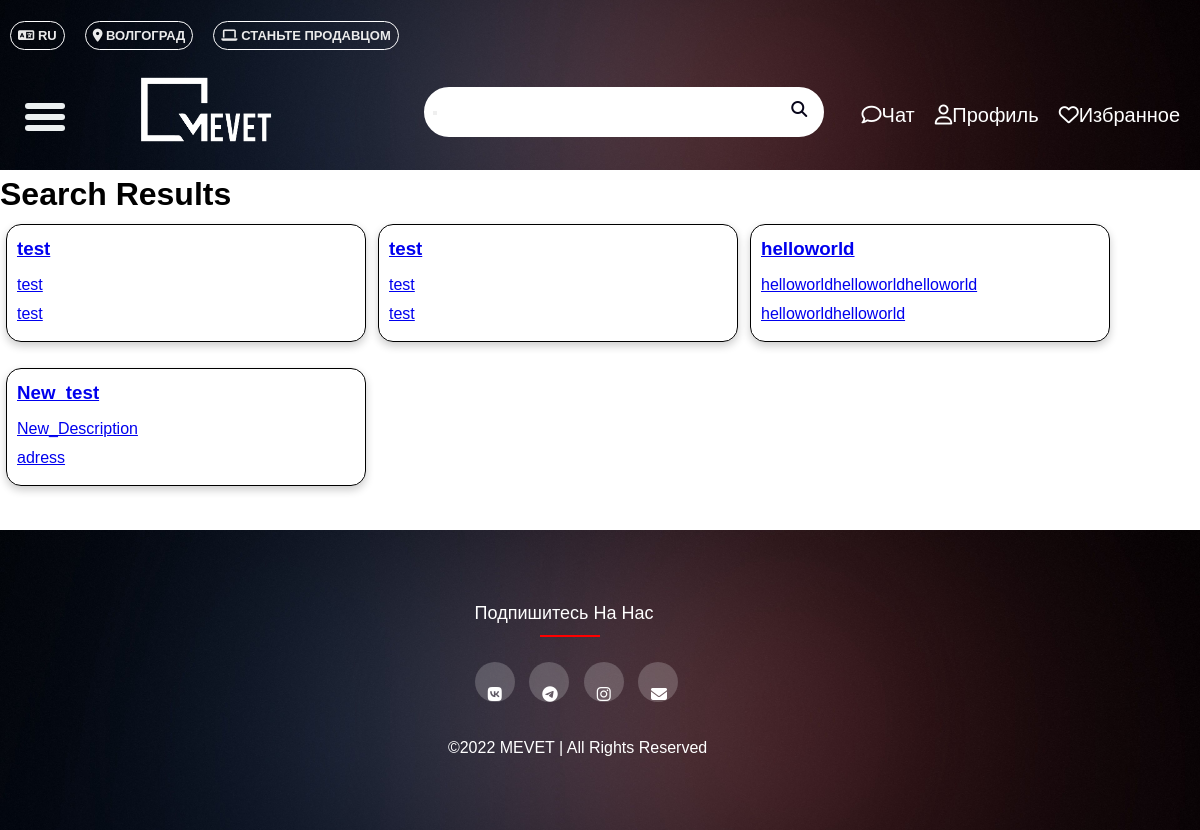
The page /search/ on the database as committed earlier.
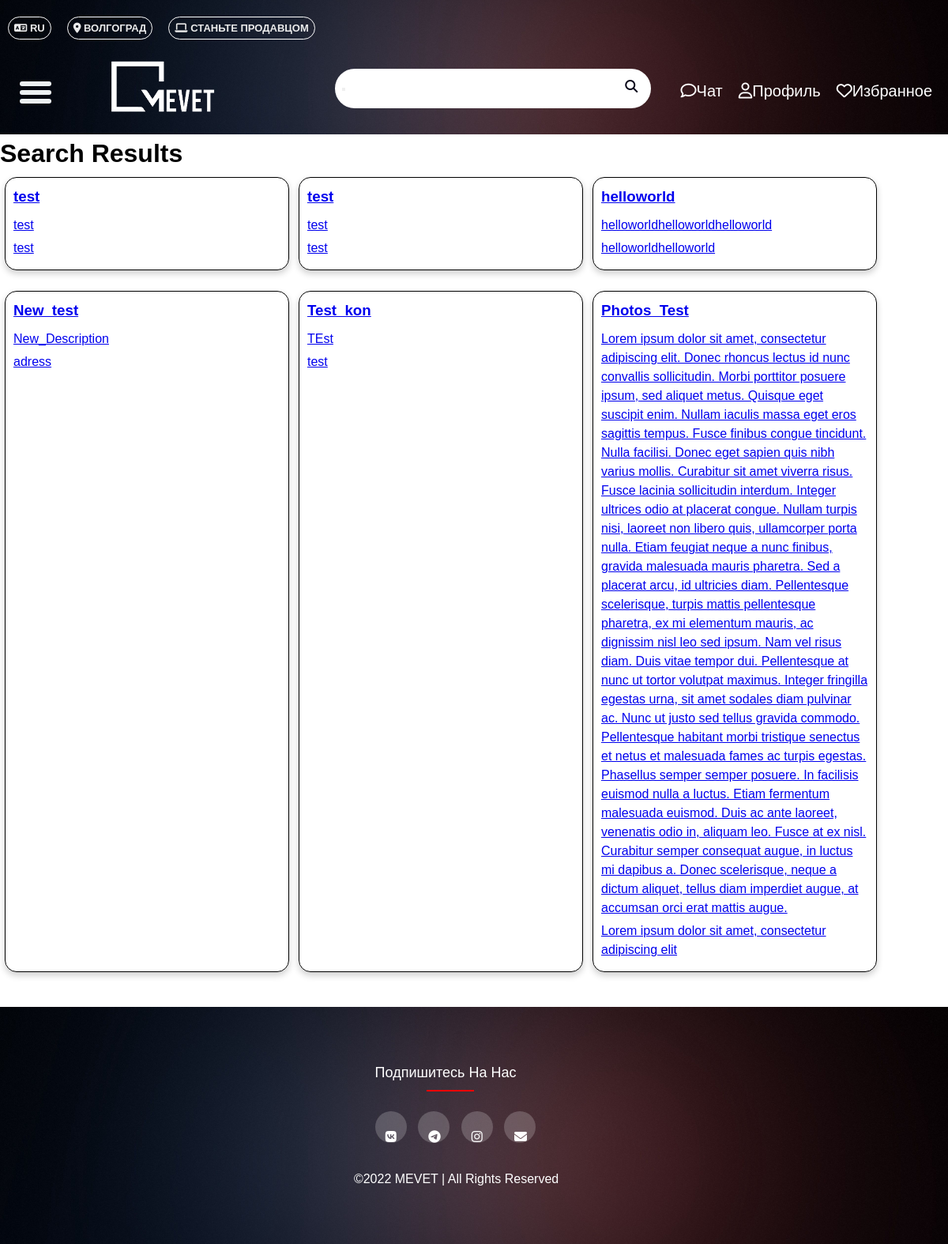
The same page on the database as committed later.
### rental_ads/models.py (models this page shows, shortened)
class Rental(models.Model):
    category = models.ForeignKey(Category, on_delete=models.CASCADE)
    title = models.CharField(max_length=200)
    description = models.TextField()
    address = models.CharField(max_length=200)
    price = models.DecimalField(max_digits=10, decimal_places=2)
    contact = models.CharField(max_length=100)
    created_at = models.DateTimeField(auto_now_add=True)
    updated_at = models.DateTimeField(auto_now=True)
    main_image = models.ImageField(upload_to=rental_main_image_upload_path, blank=True, null=True)
    class Meta:
        verbose_name = "Rental"
        verbose_name_plural = "Rentals"

### rental_ads/views.py (the view)
# urls.py: path('search/', views.rental_search, name='rental_search'),
def rental_search(request):
    query = request.GET.get('query', '')
    rental_list = Rental.objects.filter(
        Q(title__icontains=query) |
        Q(description__icontains=query)
    )
    context = {'rental_list': rental_list}
    return render(request, 'rental_search_results.html', context)

### rental_ads/templates/rental_search_results.html
{% extends 'base.html' %}
{% block content %}
<h1>Search Results</h1>
<div class="rentals-container">
    {% for rental in rental_list %}
    <div class="rental-item">
        <a href="{% url 'rental_detail' category_name=rental.category.name rental_id=rental.id %}">
            <h3>{{ rental.title }}</h3>
            <p>{{ rental.description }}</p>
            <p>{{ rental.address }}</p>
        </a>
    </div>
    {% empty %}
    <p>No results found.</p>
    {% endfor %}
</div>
{% endblock %}

Rows that differ between the two databases and show on the page:
added Rental: title "Test_kon", description "TEst", address "test"
added Rental: title "Photos_Test", description "Lorem ipsum dolor sit amet, consectetur adipiscing elit. Donec rhoncus lectus id nunc convallis sollicitudin. Morbi porttitor posuere ipsum, sed aliquet metus. Quisque eget suscipit enim. Nullam iaculis massa eget eros sagittis tempus. Fusce finibus congue tincidunt. Nulla facilisi. Donec eget sapien quis nibh varius mollis. Curabitur sit amet viverra risus. Fusce lacinia sollicitudin interdum. Integer ultrices odio at placerat congue. Nullam turpis nisi, laoreet non libero quis, ullamcorper porta nulla. Etiam feugiat neque a nunc finibus, gravida malesuada mauris pharetra. Sed a placerat arcu, id ultricies diam. Pellentesque scelerisque, turpis mattis pellentesque pharetra, ex mi elementum…", address "Lorem ipsum dolor sit amet, consectetur adipiscing elit"
